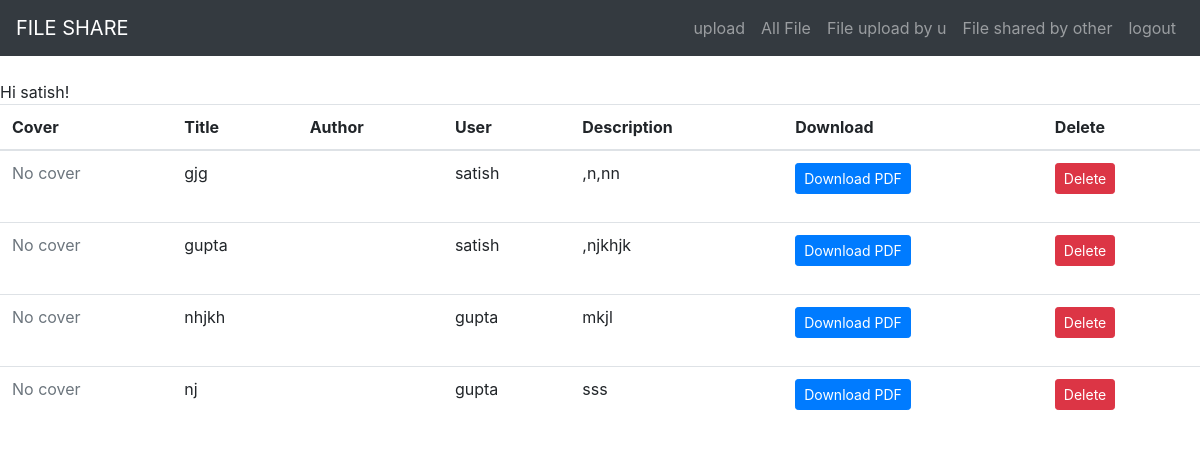
The page /account/book_list/ (signed in) on the database as committed earlier.
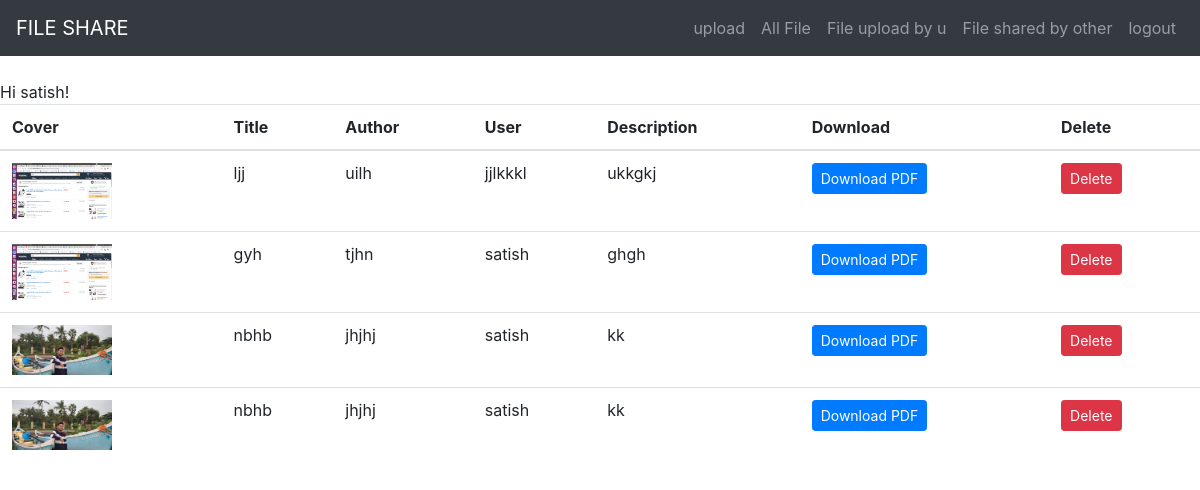
The same page on the database as committed later.
### accounts/models.py (models this page shows, shortened)
class Filedb(models.Model):
	user = models.ForeignKey(User, on_delete= models.CASCADE)
	title = models.CharField(max_length=50)
	author = models.CharField(max_length=100, blank=True)
	file = models.FileField(upload_to='books/pdfs/')
	description = models.CharField(max_length=500, null=True, blank=True)
	cover = models.ImageField(upload_to='books/covers/', null=True, blank=True)

### accounts/views.py (the view)
# urls.py: path('book_list/', book_list_view, name='book_list_view'),
def book_list_view(request):
    books = Filedb.objects.all()
    return render(request, 'accounts/book_list.html', {
        'books': books
    })

### accounts/templates/accounts/book_list.html (shortened to what this page needs)
{% extends "accounts/bash.html" %}
{% block content %}
{% if user.is_authenticated %}
  Hi {{ user.username }}!
  <table class="table mb-0">
    <thead>
      <tr>
        <th>Cover</th>
        <th>Title</th>
        <th>Author</th>
        <th>User</th>
        <th>Description</th>
        <th>Download</th>
        <th>Delete</th>
      </tr>
    </thead>
    <tbody>
      {% for book in books %}
        <tr>
          <td>
            {% if book.cover %}
              <img src="{{ book.cover.url }}" alt="{{ book.title }}" style="width:100px;">
            {% else %}
              <span class="text-muted">No cover</span>
            {% endif %}
          </td>
          <td>{{ book.title }}</td>
          <td>{{ book.author }}</td>
          <td>{{ book.user }}</td>
          <td>{{ book.description }}</td>
          <td>
            <a href="{{ book.file.url }}" class="btn btn-primary btn-sm" target="_blank">
              Download PDF
            </a>
          </td>
          <td>
            <form method="POST" action="{% url 'delete_view' book.pk %}">
              <button type="submit" class="btn btn-danger btn-sm">Delete</button>
            </form>
          </td>
        </tr>
      {% endfor %}
    </tbody>
  </table>
{% else %}
  <p>You are not logged in..</p>
  {% endif %}
{% endblock %}

### accounts/templates/accounts/bash.html (shortened to what this page needs)
<html lang="en">
<head>
  <link rel="stylesheet" href="https://maxcdn.bootstrapcdn.com/bootstrap/4.3.1/css/bootstrap.min.css">
</head>
<body>
<nav class="navbar navbar-expand-lg navbar-dark bg-dark">
  <a class="navbar-brand" href="{% url 'home_view' %}">FILE SHARE</a>
  <div class="collapse navbar-collapse" id="navbarNavAltMarkup">
    <div class="navbar-nav ml-auto">
      {% if user.is_authenticated %}
      <a class="nav-item nav-link " href="
           javascript:{document.getElementById('upload').submit()}">upload</a>
          <a class="nav-item nav-link " href="{% url 'book_list_view' %}">All File</a>
          <a class="nav-item nav-link " href="{% url 'book_list_view_by_u' %}">File upload by u</a>
          <a class="nav-item nav-link " href="{% url 'book_list_view_by_other' %}">File shared by other</a>
      <a class="nav-item nav-link " href="
           javascript:{document.getElementById('logout').submit()}">logout</a>
      {% else %}
      <a class="nav-item nav-link " href="{% url 'signup_view' %}">Signup</a>
      <a class="nav-item nav-link" href="{% url 'login_view' %}">Login</a>
      {% endif %}
    </div>
  </div>
</nav>
<br/>
{% block content %}
{% endblock %}
</body>
</html>

Rows that differ between the two databases and show on the page:
removed Filedb: shows "No cover", title "gjg", user "satish", description ",n,nn"
removed Filedb: shows "No cover", title "gupta", user "satish", description ",njkhjk"
removed Filedb: shows "No cover", title "nhjkh", user "gupta", description "mkjl"
removed Filedb: shows "No cover", title "nj", user "gupta", description "sss"
added Filedb: cover (picture), title "ljj", author "uilh", user "jjlkkkl", description "ukkgkj"
added Filedb: cover (picture), title "gyh", author "tjhn", user "satish", description "ghgh"
added Filedb: cover (picture), title "nbhb", author "jhjhj", user "satish", description "kk"
added Filedb: cover (picture), title "nbhb", author "jhjhj", user "satish", description "kk"
